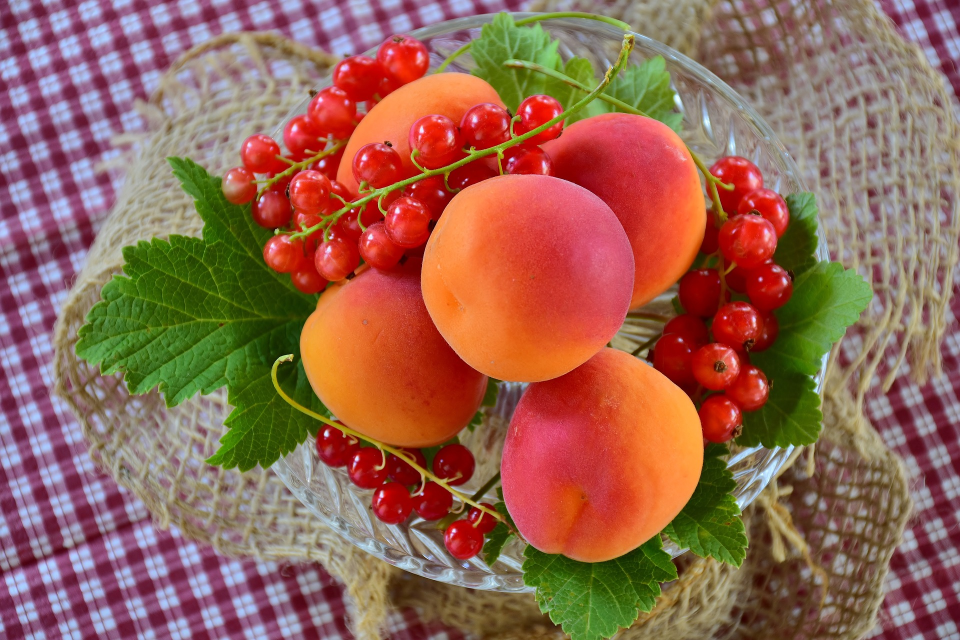
%> input picture apricots-2444808_1920.jpg, 1920 x 1280 px (shown at 1/2 size)
$ octave FourierTransformAndInverseTransform.m   (GNU Octave 9; MATLAB toolbox functions it lacks are replaced by stand-ins)
%> lines starting %> are read from the running program, lines starting %| are printed output that depends on the picture
img = imread('apricots-2444808_1920.jpg');
%> img is the input picture: size 1280x1920x3 uint8; mean R, G, B 148.9, 101.1, 83.6
F = fft2(double(img));
F_shifted = fftshift(F);
restored_img = uint8(ifft2(ifftshift(F)));
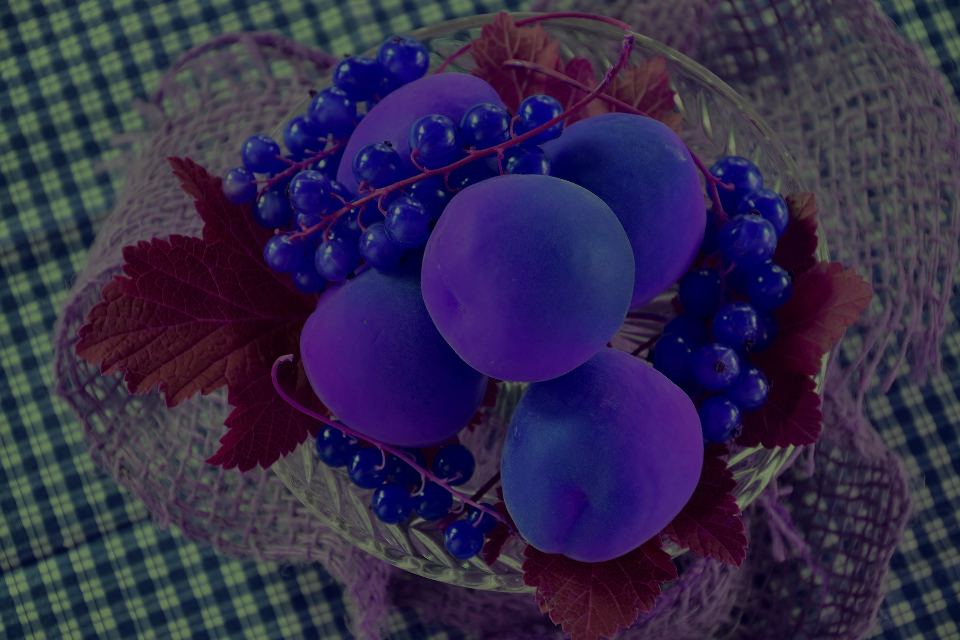
%> restored_img: size 1280x1920x3 uint8 (shown at 1/2 size); mean R, G, B 50.5, 41.8, 74.4

subplot(2,2,1), imshow(img), title('Original Image');
subplot(2,2,2), imshow(log(1 + abs(F_shifted)), []), title('Fourier Transform Magnitude Spectrum');
%> after `imshow(log(1 + abs(F_shifted)), [])`:
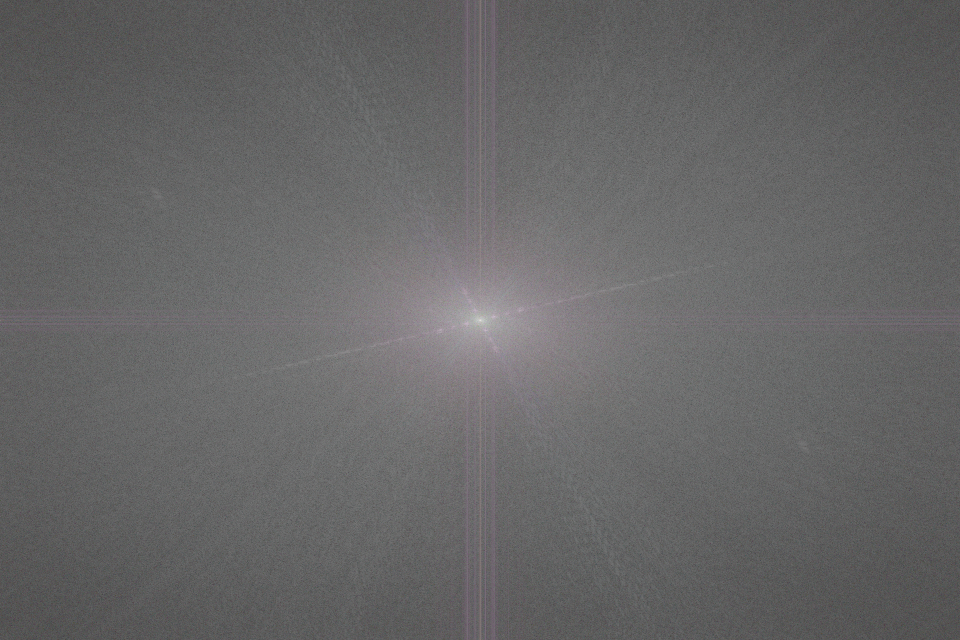
%> displayed picture: size 1280x1920x3, on the screen's scale of 0 to 255 (shown at 1/2 size); mean R, G, B 102.4, 102, 102.4
subplot(2,2,3), imshow(restored_img), title('Restored Image From Inverse FFT');
%> after `title('Restored Image From Inverse FFT')`:
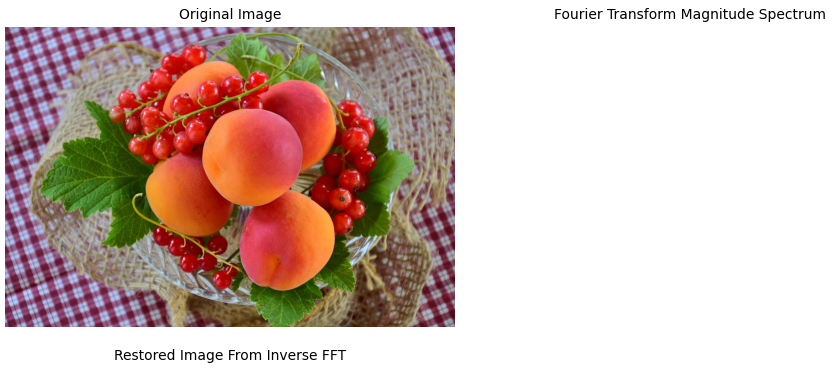
%> figure redrawn from the program's plot data, 3 panels

$ run again, with apricots-2523272_1920.jpg copied over apricots-2444808_1920.jpg
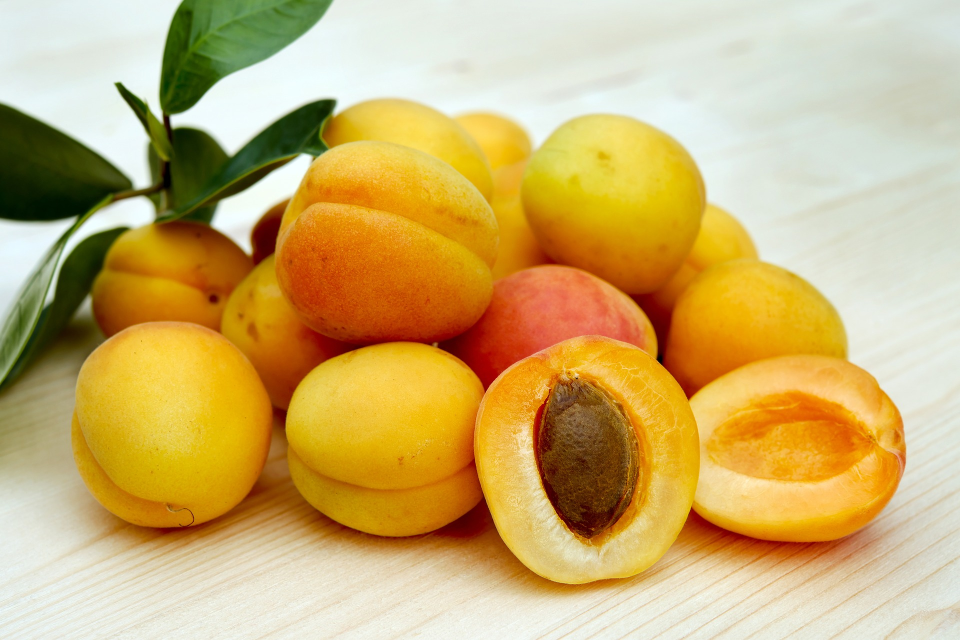
%> input picture apricots-2523272_1920.jpg, 1920 x 1280 px (shown at 1/2 size)
%> img is the input picture: size 1280x1920x3 uint8; mean R, G, B 203.8, 175.3, 110.5
%> `restored_img = uint8(ifft2(ifftshift(F)));`:
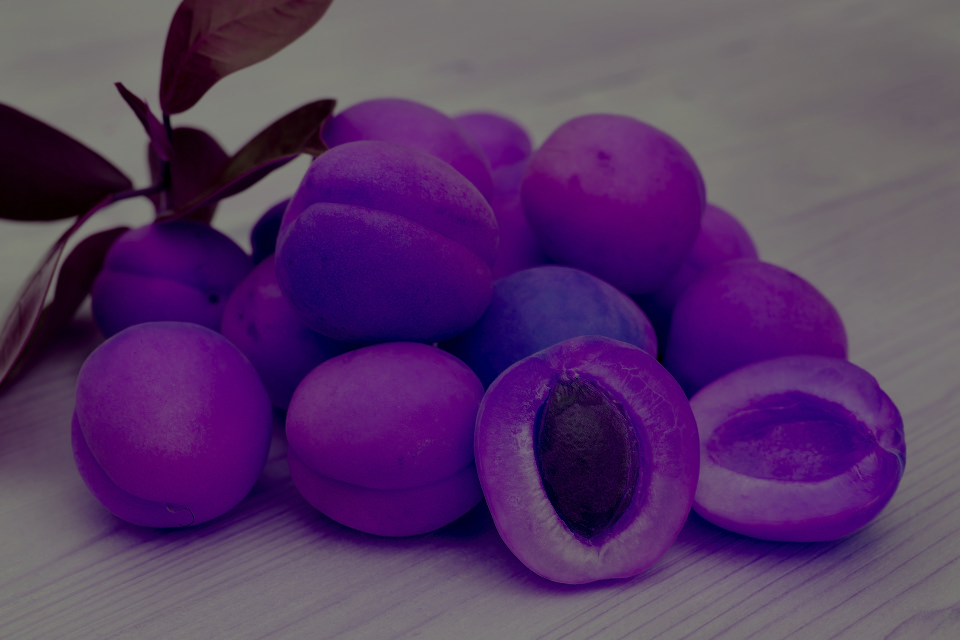
%> restored_img: size 1280x1920x3 uint8 (shown at 1/2 size); mean R, G, B 87.6, 55.3, 101.9
%> `title('Restored Image From Inverse FFT')`:
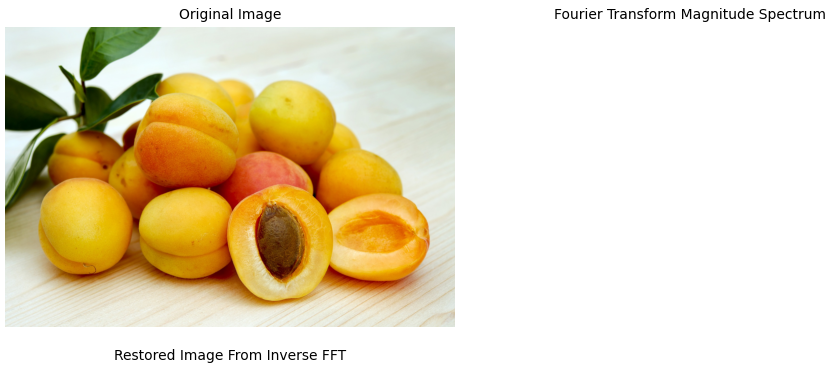
%> figure redrawn from the program's plot data, 3 panels
